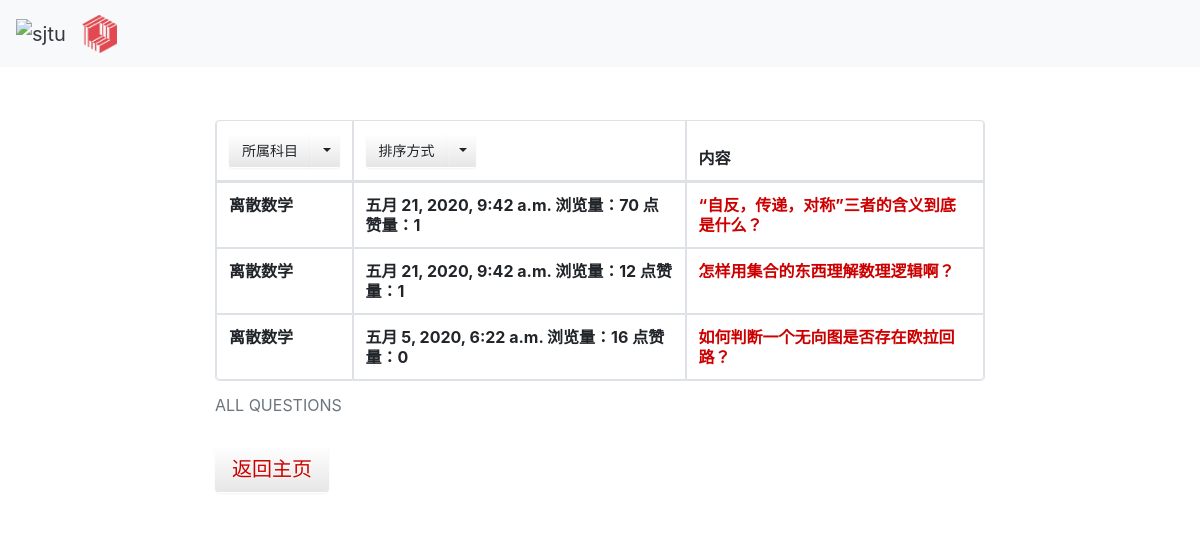
The page /qas_system/select/2/6/ on the database as committed earlier.
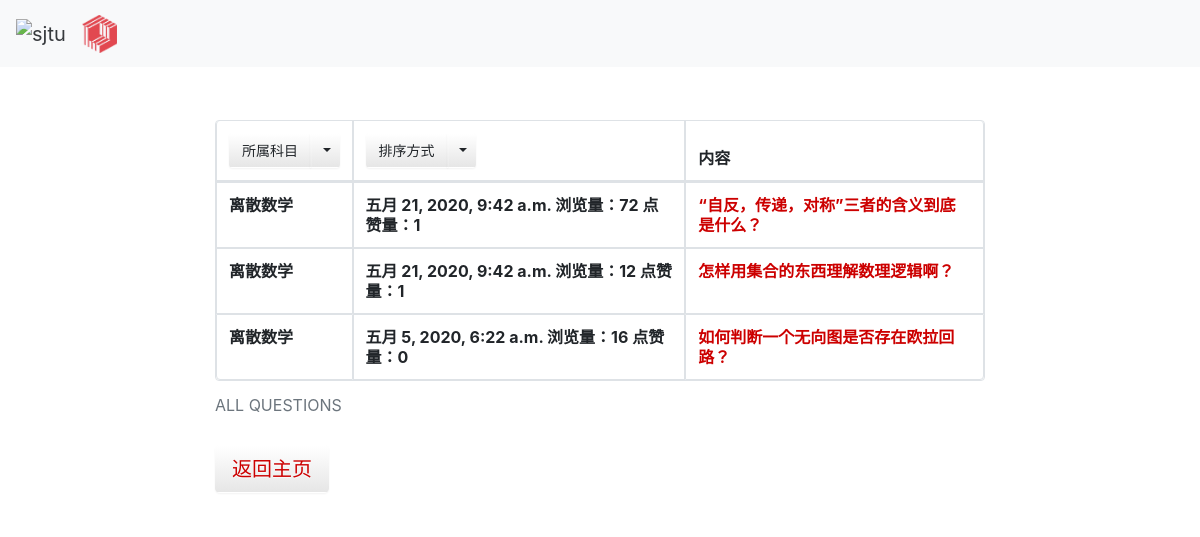
The same page on the database as committed later.
### qas_system/models.py (models this page shows, shortened)
class Question(models.Model):
    question_title = models.CharField(verbose_name='标题', max_length=30, blank=False)
    question_text = RichTextField(verbose_name='具体描述')
    question_subject = models.ForeignKey('Subject', verbose_name='科目', on_delete=models.CASCADE)
    pub_date = models.DateTimeField(auto_now=True, verbose_name='提问日期')
    page_views = models.PositiveIntegerField(default=0, verbose_name='浏览量')
    questioner = models.ForeignKey('User', verbose_name='提问者', on_delete=models.CASCADE)
    good_num = models.IntegerField(default=0, verbose_name='点赞量')

class Subject(models.Model):
    name = models.CharField(max_length=30, unique=True, verbose_name='科目名称')
    def __str__(self):
        return self.name

### qas_system/views.py (the view)
# urls.py: path('select/<int:sequencing>/<int:question_subject>/', views.select_result,  # 问题筛选结果页面 sequencing为0,1,2
def select_result(request, sequencing, question_subject):
    if sequencing == 0:
        select_result_list = Question.objects.filter(question_subject_id=question_subject).order_by('-page_views')
    elif sequencing == 1:
        select_result_list = Question.objects.filter(question_subject_id=question_subject).order_by('-good_num')
    elif sequencing == 2:
        select_result_list = Question.objects.filter(question_subject_id=question_subject).order_by('-pub_date')
    else:
        return render(request, 'mainpage.html')
    all_subject = Subject.objects.all()
    try:
        user = models.User.objects.get(id=request.session['user_id'])
    except KeyError:
        user = None
    context = {
        'select_result_list': select_result_list,
        'sequencing': sequencing,
        'all_subject': all_subject,
        'this_subject': question_subject,
        'user': user
    }
    return render(request, 'select_result.html', context)

### templates/select_result.html (shortened to what this page needs)
{% extends 'base.html' %}
{% load static %}
{% block link_before %}
    <link href="{% static 'bootstrap-combined.min.css' %}" rel="stylesheet">
{% endblock %}
{% block link_after %}
    <link href="{% static 'layoutit.css'%}" rel="stylesheet">
{% endblock %}
{% block content %}
<div class="container-fluid">
<div class="row-fluid">
<div class="span2"></div>
<div class="span8">
<table class="table table-bordered">
	<caption>ALL QUESTIONS</caption>
	<thead>
		<tr>
			<th>
             <div class="btn-group">
	<button type="button" class="btn btn-default">所属科目</button>
	<button type="button" class="btn btn-default dropdown-toggle"
			data-toggle="dropdown">
	</button>
</div>
            </th>
			<th>
                <div class="btn-group">
	<button type="button" class="btn btn-default">排序方式</button>
	<button type="button" class="btn btn-default dropdown-toggle"
			data-toggle="dropdown">
	</button>
</div>
            </th>
			<th>内容</th>
		</tr>
	</thead>
	<br>
     {% if select_result_list %}
         {% for question in select_result_list %}
     <tr>
         <th>{{ question.question_subject }} <br> </th>
         <th>{{ question.pub_date }} 浏览量：{{ question.page_views }} 点赞量：{{ question.good_num }}<br> </th>
     <th> <a href="/qas_system/question/{{ question.id }}/">{{ question.question_title }}<br></a> </th>
     </tr>
         {% endfor %}
     {% else %}
         <p>根据您的筛选条件未找到筛选结果，点击下面的链接返回。</p>
         <a href="/qas_system/all_question/", target="_self">返回主页</a>
     {% endif %}
</table>
<p>
    <button type="button" class="btn btn-default btn-lg "><a href="/qas_system/" , target="_self">返回主页</a></button>
</p>
</div>
<div class="span2"></div>
</div>
</div>
{% endblock %}

Rows that differ between the two databases and show on the page:
changed Question "“自反，传递，对称”三者的含义到底是什么？": page_views "70" → "72"
